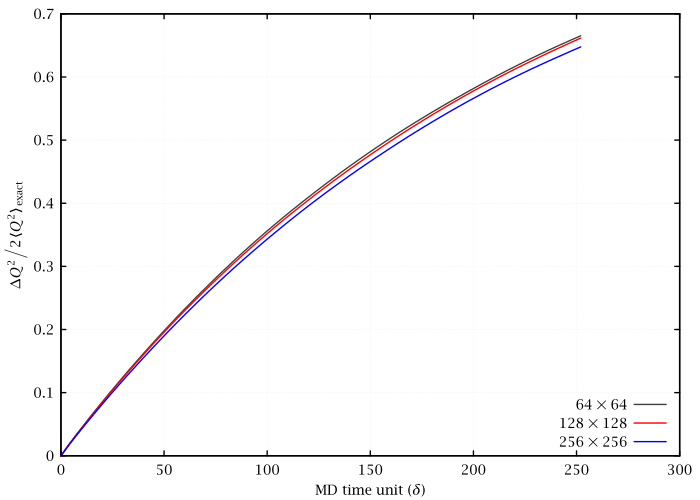

Reproduce this figure in gnuplot.
set lmargin 9
set grid lc rgb '#f0f0f0'
set key bottom
set xlabel 'MD time unit ($\delta$)'
set ylabel '$\Delta Q^2 \Big/ 2\langle Q^2\rangle_{\text{exact}}$'
pf(b,v)="<sed -n '/^beta: ".b."$/,/^beta: /{/^BEGIN dQ2$/,/^END dQ2$/{/dQ2/d;p;};}' ../../u1_2d/stats/s_hmc_l".v."_params_dq2_post_train"
nm(b,v)=2*v*v*real(system("awk '$1==".b."{print $2}' ../../u1_2d/exact_topo_sus_infv.output"))
nm64=nm("5",64)
nm128=nm("5",128)
nm256=nm("5",256)
plot\
	pf("5",64) u ($1*4):($2/nm64) w l t '$64\times 64$',\
	pf("5",128) u ($1*4):($2/nm128) w l t '$128\times 128$',\
	pf("5",256) u ($1*4):($2/nm256) w l t '$256\times 256$',\
